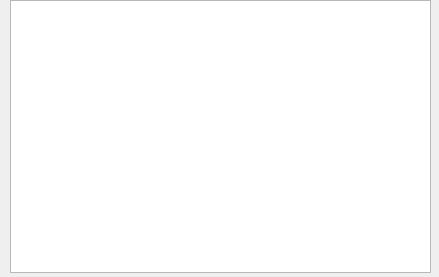
<?xml version="1.0" encoding="UTF-8"?>
<ui version="4.0">
 <class>OutputWindow</class>
 <widget class="QWidget" name="OutputWindow">
  <property name="geometry">
   <rect>
    <x>0</x>
    <y>0</y>
    <width>439</width>
    <height>277</height>
   </rect>
  </property>
  <property name="sizePolicy">
   <sizepolicy hsizetype="Preferred" vsizetype="Preferred">
    <horstretch>100</horstretch>
    <verstretch>100</verstretch>
   </sizepolicy>
  </property>
  <property name="windowTitle">
   <string>Form</string>
  </property>
  <widget class="QWidget" name="verticalLayoutWidget">
   <property name="geometry">
    <rect>
     <x>10</x>
     <y>0</y>
     <width>421</width>
     <height>273</height>
    </rect>
   </property>
   <layout class="QVBoxLayout" name="verticalLayout">
    <item>
     <widget class="QTextEdit" name="output_text">
      <property name="sizePolicy">
       <sizepolicy hsizetype="Expanding" vsizetype="Expanding">
        <horstretch>0</horstretch>
        <verstretch>0</verstretch>
       </sizepolicy>
      </property>
      <property name="readOnly">
       <bool>true</bool>
      </property>
     </widget>
    </item>
   </layout>
  </widget>
 </widget>
 <resources/>
 <connections/>
</ui>
